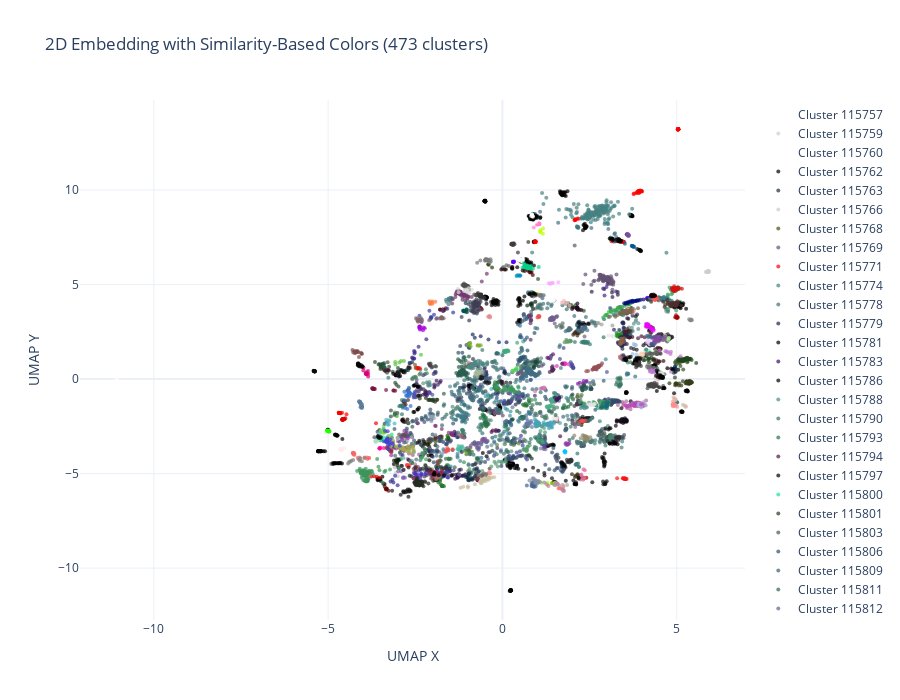

Notebook code for this chart:
### Code cell
# Step 2: Visualize 2D embedding with similarity-based colors
print("\n" + "=" * 60)
print("STEP 2: 2D Embedding Visualization with Similarity Colors")
print("=" * 60)

fig_embedding = visualize_embedding_with_colors(
    df_denoised,
    cluster_id_to_color,
    x_col='x',
    y_col='y',
    cluster_col='cluster_id',
    label_col='label',
    max_cluster_size=1000
)
